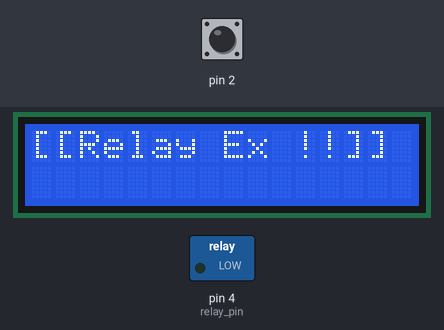
The sketch below on a simulated Arduino Uno, built with avr-gcc and run on an emulated ATmega328P. On the bench: 16×2 character LCD, switched loads named in the sketch (green lamp = pin HIGH). Dashed ring = blinking. Inputs (shaded band) come from the test bench; at power-on: pin 2 HIGH.

Above: at 1.2 s.
1.3 s: pin 2 pulled LOW for 0.15 s
At 2.2 s:
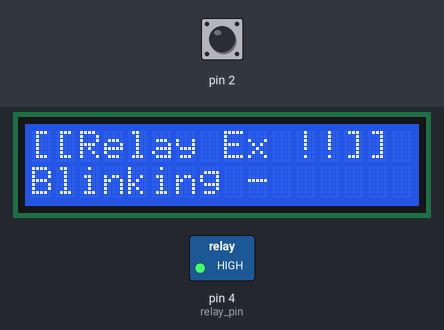
4.3 s: pin 2 pulled LOW for 1 s
At 5.7 s:
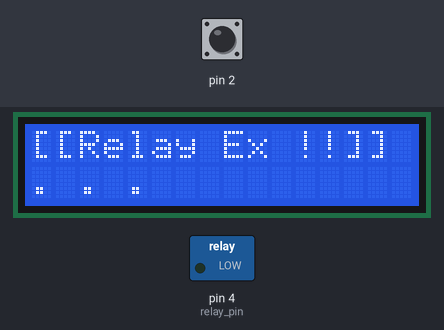
6.8 s: pin 2 pulled LOW for 3.2 s
At 7.2 s:
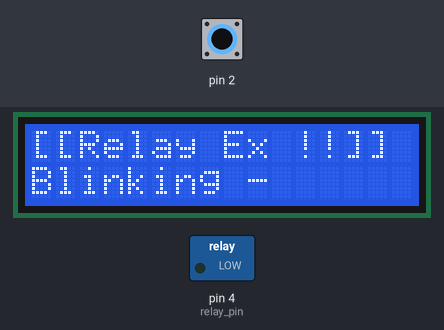
Timing chart, 0 to 17.5 s (numbered marks = the images above; inputs shaded):
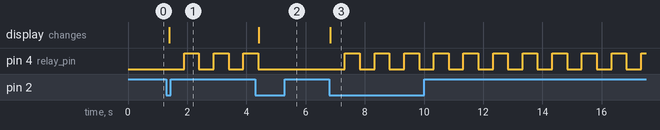

Measured:
- after the input at 1.3 s, pin 4 (relay_pin): alternates HIGH for 0.50 s and LOW for 0.50 s, starting after 0.60 s; the display: changes after 0.10 s (image 1)
- after the input at 4.3 s, pin 4 (relay_pin): goes on until 4.4 s, then stays LOW; the display: changes after 0.11 s (image 2)
- after the input at 6.8 s, pin 4 (relay_pin): alternates HIGH for 0.50 s and LOW for 0.50 s, starting after 0.53 s; the display: changes at once (image 3)

The sketch:

ex30_RelaySensor.ino
```cpp
#include <BUTTON.h>
#include <MiniCom.h>

MiniCom com;
BUTTON btn(2);

int relay_pin = 4;
boolean relay_out = LOW;

int timer_id = -1;

void blink() {
  relay_out = !relay_out;
  digitalWrite(relay_pin, relay_out);
}

void check() {
  if (timer_id < 0) {
    timer_id = com.setInterval(500, blink);
    com.print("1", "Blinking - ");
  }
  else {
    SimpleTimer &timer = com.getTimer();
    timer.deleteTimer(timer_id);
    timer_id = -1;

    // 전등이 켜진 상태로 버튼을 다시 누르게 되면 계속 전등이 켜져있으므로 상태를 강제로 변화해주어야 함.
    relay_out = false;
    digitalWrite(relay_pin, relay_out);

    com.print(1, ". . .");
  }
}

void setup() {
  // put your setup code here, to run once:
  com.init();
  com.print(0, "[[Relay Ex !!]]");

  btn.setCallBack(check);
  pinMode(relay_pin, OUTPUT);
}

void loop() {
  // put your main code here, to run repeatedly:
  btn.check();
  com.run();
}
```
